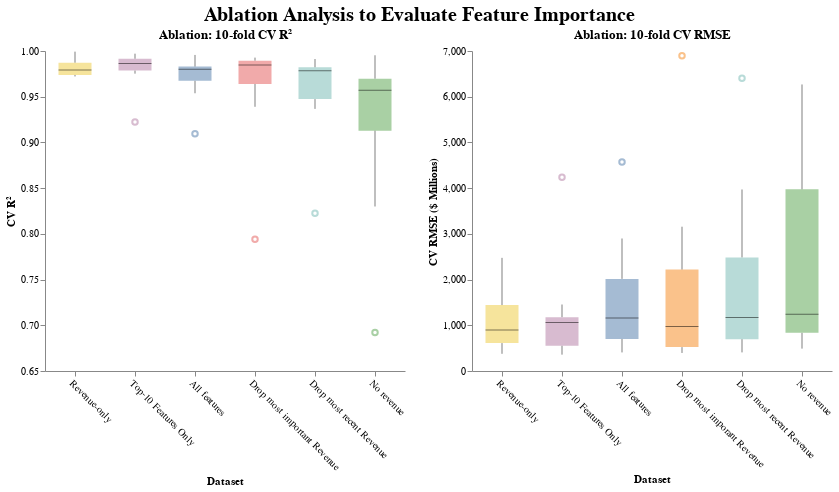

The cell this chart's notebook holds for it:
### Code cell
(chart2 | chart).configure_view(stroke=None).properties(title=alt.TitleParams(
    'Ablation Analysis to Evaluate Feature Importance',
    anchor='middle', fontSize=20, fontWeight='bold'
))

### Figure 1 — Vega-Lite specification as saved in the notebook (floating-point values rounded to 4 significant figures)
{"config": {"view": {"continuousWidth": 300, "continuousHeight": 300, "stroke": null}}, "hconcat": [{"data": {"name": "data-a7adc101c450cf9009b798dbcf910af4"}, "mark": {"type": "boxplot", "median": {"color": "black", "strokeWidth": 3}, "opacity": 0.5, "size": 33}, "encoding": {"color": {"field": "xlab", "legend": null, "type": "nominal"}, "x": {"axis": {"grid": false, "labelAngle": 45}, "field": "xlab", "sort": ["Revenue-only", "Top-10 Features Only", "All features", "Drop most important Revenue", "Drop most recent Revenue", "No revenue"], "title": "Dataset", "type": "nominal"}, "y": {"axis": {"grid": false}, "field": "r2", "scale": {"clamp": true, "domain": [0.65, 1], "nice": false}, "title": "CV R²", "type": "quantitative"}}, "height": 320, "title": "Ablation: 10-fold CV R²", "width": 360}, {"data": {"name": "data-6e419309404570cf7d1fced43ae703f1"}, "mark": {"type": "boxplot", "median": {"color": "black", "strokeWidth": 3}, "opacity": 0.5, "size": 33}, "encoding": {"color": {"field": "xlab", "legend": null, "type": "nominal"}, "x": {"axis": {"grid": false, "labelAngle": 45}, "field": "xlab", "sort": ["Revenue-only", "Top-10 Features Only", "All features", "Drop most imporant Revenue", "Drop most recent Revenue", "No revenue"], "title": "Dataset", "type": "nominal"}, "y": {"axis": {"grid": false}, "field": "rmse", "title": "CV RMSE ($ Millions)", "type": "quantitative"}}, "height": 320, "title": "Ablation: 10-fold CV RMSE", "width": 360}], "title": {"text": "Ablation Analysis to Evaluate Feature Importance", "anchor": "middle", "fontSize": 20, "fontWeight": "bold"}, "$schema": "https://vega.github.io/schema/vega-lite/v5.20.1.json", "datasets": {"data-a7adc101c450cf9009b798dbcf910af4": [{"dataset": "X_tot", "r2": 0.9095, "xlab": "All features"}, {"dataset": "X_tot", "r2": 0.9538, "xlab": "All features"}, {"dataset": "X_tot", "r2": 0.9823, "xlab": "All features"}, {"dataset": "X_tot", "r2": 0.979, "xlab": "All features"}, {"dataset": "X_tot", "r2": 0.9867, "xlab": "All features"}, {"dataset": "X_tot", "r2": 0.9663, "xlab": "All features"}, {"dataset": "X_tot", "r2": 0.9957, "xlab": "All features"}, {"dataset": "X_tot", "r2": 0.9831, "xlab": "All features"}, {"dataset": "X_tot", "r2": 0.981, "xlab": "All features"}, {"dataset": "X_tot", "r2": 0.9708, "xlab": "All features"}, {"dataset": "X_no_rev", "r2": 0.8299, "xlab": "No revenue"}, {"dataset": "X_no_rev", "r2": 0.9616, "xlab": "No revenue"}, {"dataset": "X_no_rev", "r2": 0.9919, "xlab": "No revenue"}, {"dataset": "X_no_rev", "r2": 0.6922, "xlab": "No revenue"}, {"dataset": "X_no_rev", "r2": 0.9594, "xlab": "No revenue"}, {"dataset": "X_no_rev", "r2": 0.9451, "xlab": "No revenue"}, {"dataset": "X_no_rev", "r2": 0.9953, "xlab": "No revenue"}, {"dataset": "X_no_rev", "r2": 0.9548, "xlab": "No revenue"}, {"dataset": "X_no_rev", "r2": 0.9724, "xlab": "No revenue"}, {"dataset": "X_no_rev", "r2": 0.9021, "xlab": "No revenue"}, {"dataset": "X_only_rev", "r2": 0.9735, "xlab": "Revenue-only"}, {"dataset": "X_only_rev", "r2": 0.9735, "xlab": "Revenue-only"}, {"dataset": "X_only_rev", "r2": 0.9883, "xlab": "Revenue-only"}, {"dataset": "X_only_rev", "r2": 0.9722, "xlab": "Revenue-only"}, {"dataset": "X_only_rev", "r2": 0.9796, "xlab": "Revenue-only"}, {"dataset": "X_only_rev", "r2": 0.9993, "xlab": "Revenue-only"}, {"dataset": "X_only_rev", "r2": 0.9944, "xlab": "Revenue-only"}, {"dataset": "X_only_rev", "r2": 0.9786, "xlab": "Revenue-only"}, {"dataset": "X_only_rev", "r2": 0.9837, "xlab": "Revenue-only"}, {"dataset": "X_only_rev", "r2": 0.9746, "xlab": "Revenue-only"}, {"dataset": "X_missing_lead", "r2": 0.7942, "xlab": "Drop most important Revenue"}, {"dataset": "X_missing_lead", "r2": 0.9907, "xlab": "Drop most important Revenue"}, {"dataset": "X_missing_lead", "r2": 0.9884, "xlab": "Drop most important Revenue"}, {"dataset": "X_missing_lead", "r2": 0.939, "xlab": "Drop most important Revenue"}, {"dataset": "X_missing_lead", "r2": 0.9875, "xlab": "Drop most important Revenue"}, {"dataset": "X_missing_lead", "r2": 0.96, "xlab": "Drop most important Revenue"}, {"dataset": "X_missing_lead", "r2": 0.9928, "xlab": "Drop most important Revenue"}, {"dataset": "X_missing_lead", "r2": 0.9897, "xlab": "Drop most important Revenue"}, {"dataset": "X_missing_lead", "r2": 0.982, "xlab": "Drop most important Revenue"}, {"dataset": "X_missing_lead", "r2": 0.9757, "xlab": "Drop most important Revenue"}, {"dataset": "X_missing_lastrev", "r2": 0.8225, "xlab": "Drop most recent Revenue"}, {"dataset": "X_missing_lastrev", "r2": 0.9806, "xlab": "Drop most recent Revenue"}, {"dataset": "X_missing_lastrev", "r2": 0.9826, "xlab": "Drop most recent Revenue"}, {"dataset": "X_missing_lastrev", "r2": 0.943, "xlab": "Drop most recent Revenue"}, {"dataset": "X_missing_lastrev", "r2": 0.976, "xlab": "Drop most recent Revenue"}, {"dataset": "X_missing_lastrev", "r2": 0.9367, "xlab": "Drop most recent Revenue"}, {"dataset": "X_missing_lastrev", "r2": 0.9912, "xlab": "Drop most recent Revenue"}, {"dataset": "X_missing_lastrev", "r2": 0.983, "xlab": "Drop most recent Revenue"}, {"dataset": "X_missing_lastrev", "r2": 0.9809, "xlab": "Drop most recent Revenue"}, {"dataset": "X_missing_lastrev", "r2": 0.9607, "xlab": "Drop most recent Revenue"}, {"dataset": "K_best_features", "r2": 0.9223, "xlab": "Top-10 Features Only"}, {"dataset": "K_best_features", "r2": 0.9782, "xlab": "Top-10 Features Only"}, {"dataset": "K_best_features", "r2": 0.9873, "xlab": "Top-10 Features Only"}, {"dataset": "K_best_features", "r2": 0.9752, "xlab": "Top-10 Features Only"}, {"dataset": "K_best_features", "r2": 0.9872, "xlab": "Top-10 Features Only"}, {"dataset": "K_best_features", "r2": 0.9948, "xlab": "Top-10 Features Only"}, {"dataset": "K_best_features", "r2": 0.9971, "xlab": "Top-10 Features Only"}, {"dataset": "K_best_features", "r2": 0.9797, "xlab": "Top-10 Features Only"}, {"dataset": "K_best_features", "r2": 0.9853, "xlab": "Top-10 Features Only"}, {"dataset": "K_best_features", "r2": 0.9929, "xlab": "Top-10 Features Only"}], "data-6e419309404570cf7d1fced43ae703f1": [{"dataset": "X_tot", "rmse": 4574.0, "xlab": "All features"}, {"dataset": "X_tot", "rmse": 975.3, "xlab": "All features"}, {"dataset": "X_tot", "rmse": 1404.0, "xlab": "All features"}, {"dataset": "X_tot", "rmse": 1340.0, "xlab": "All features"}, {"dataset": "X_tot", "rmse": 467.3, "xlab": "All features"}, {"dataset": "X_tot", "rmse": 2899.0, "xlab": "All features"}, {"dataset": "X_tot", "rmse": 621.2, "xlab": "All features"}, {"dataset": "X_tot", "rmse": 936.7, "xlab": "All features"}, {"dataset": "X_tot", "rmse": 406.3, "xlab": "All features"}, {"dataset": "X_tot", "rmse": 2219.0, "xlab": "All features"}, {"dataset": "X_no_rev", "rmse": 6268.0, "xlab": "No revenue"}, {"dataset": "X_no_rev", "rmse": 889.0, "xlab": "No revenue"}, {"dataset": "X_no_rev", "rmse": 950.8, "xlab": "No revenue"}, {"dataset": "X_no_rev", "rmse": 5125.0, "xlab": "No revenue"}, {"dataset": "X_no_rev", "rmse": 817.1, "xlab": "No revenue"}, {"dataset": "X_no_rev", "rmse": 3697.0, "xlab": "No revenue"}, {"dataset": "X_no_rev", "rmse": 647.5, "xlab": "No revenue"}, {"dataset": "X_no_rev", "rmse": 1534.0, "xlab": "No revenue"}, {"dataset": "X_no_rev", "rmse": 489.5, "xlab": "No revenue"}, {"dataset": "X_no_rev", "rmse": 4066.0, "xlab": "No revenue"}, {"dataset": "X_only_rev", "rmse": 2475.0, "xlab": "Revenue-only"}, {"dataset": "X_only_rev", "rmse": 738.4, "xlab": "Revenue-only"}, {"dataset": "X_only_rev", "rmse": 1142.0, "xlab": "Revenue-only"}, {"dataset": "X_only_rev", "rmse": 1542.0, "xlab": "Revenue-only"}, {"dataset": "X_only_rev", "rmse": 578.7, "xlab": "Revenue-only"}, {"dataset": "X_only_rev", "rmse": 420.1, "xlab": "Revenue-only"}, {"dataset": "X_only_rev", "rmse": 705.7, "xlab": "Revenue-only"}, {"dataset": "X_only_rev", "rmse": 1057.0, "xlab": "Revenue-only"}, {"dataset": "X_only_rev", "rmse": 376.0, "xlab": "Revenue-only"}, {"dataset": "X_only_rev", "rmse": 2069.0, "xlab": "Revenue-only"}, {"dataset": "X_missing_lead", "rmse": 6896.0, "xlab": "Drop most imporant Revenue"}, {"dataset": "X_missing_lead", "rmse": 437.3, "xlab": "Drop most imporant Revenue"}, {"dataset": "X_missing_lead", "rmse": 1139.0, "xlab": "Drop most imporant Revenue"}, {"dataset": "X_missing_lead", "rmse": 2282.0, "xlab": "Drop most imporant Revenue"}, {"dataset": "X_missing_lead", "rmse": 452.6, "xlab": "Drop most imporant Revenue"}, {"dataset": "X_missing_lead", "rmse": 3156.0, "xlab": "Drop most imporant Revenue"}, {"dataset": "X_missing_lead", "rmse": 804.7, "xlab": "Drop most imporant Revenue"}, {"dataset": "X_missing_lead", "rmse": 731.6, "xlab": "Drop most imporant Revenue"}, {"dataset": "X_missing_lead", "rmse": 394.7, "xlab": "Drop most imporant Revenue"}, {"dataset": "X_missing_lead", "rmse": 2026.0, "xlab": "Drop most imporant Revenue"}, {"dataset": "X_missing_lastrev", "rmse": 6404.0, "xlab": "Drop most recent Revenue"}, {"dataset": "X_missing_lastrev", "rmse": 632.0, "xlab": "Drop most recent Revenue"}, {"dataset": "X_missing_lastrev", "rmse": 1395.0, "xlab": "Drop most recent Revenue"}, {"dataset": "X_missing_lastrev", "rmse": 2206.0, "xlab": "Drop most recent Revenue"}, {"dataset": "X_missing_lastrev", "rmse": 628.7, "xlab": "Drop most recent Revenue"}, {"dataset": "X_missing_lastrev", "rmse": 3971.0, "xlab": "Drop most recent Revenue"}, {"dataset": "X_missing_lastrev", "rmse": 887.7, "xlab": "Drop most recent Revenue"}, {"dataset": "X_missing_lastrev", "rmse": 940.9, "xlab": "Drop most recent Revenue"}, {"dataset": "X_missing_lastrev", "rmse": 407.0, "xlab": "Drop most recent Revenue"}, {"dataset": "X_missing_lastrev", "rmse": 2577.0, "xlab": "Drop most recent Revenue"}, {"dataset": "K_best_features", "rmse": 4236.0, "xlab": "Top-10 Features Only"}, {"dataset": "K_best_features", "rmse": 669.2, "xlab": "Top-10 Features Only"}, {"dataset": "K_best_features", "rmse": 1191.0, "xlab": "Top-10 Features Only"}, {"dataset": "K_best_features", "rmse": 1454.0, "xlab": "Top-10 Features Only"}, {"dataset": "K_best_features", "rmse": 458.3, "xlab": "Top-10 Features Only"}, {"dataset": "K_best_features", "rmse": 1137.0, "xlab": "Top-10 Features Only"}, {"dataset": "K_best_features", "rmse": 512.8, "xlab": "Top-10 Features Only"}, {"dataset": "K_best_features", "rmse": 1028.0, "xlab": "Top-10 Features Only"}, {"dataset": "K_best_features", "rmse": 357.7, "xlab": "Top-10 Features Only"}, {"dataset": "K_best_features", "rmse": 1094.0, "xlab": "Top-10 Features Only"}]}}
